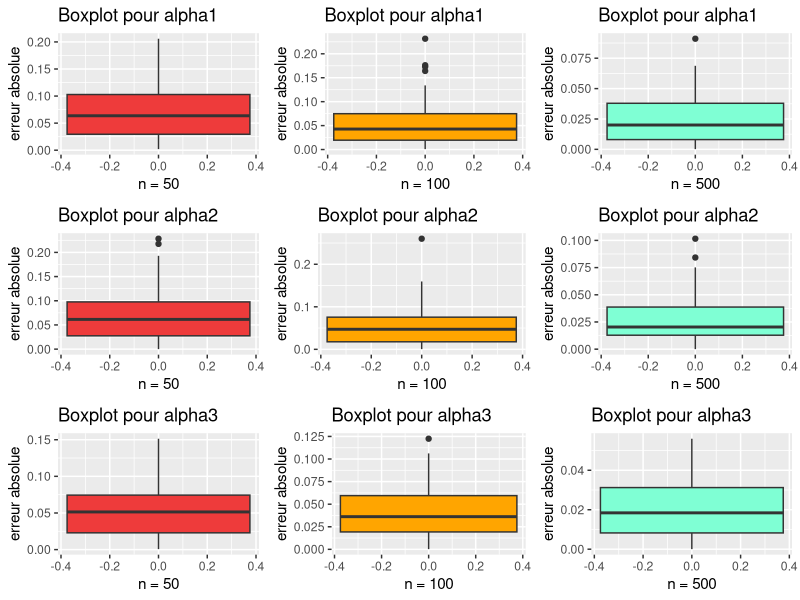
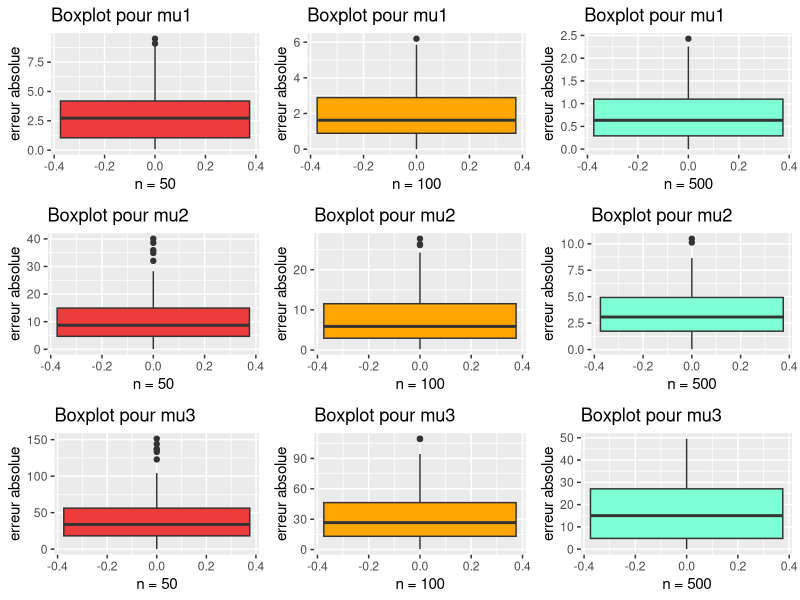
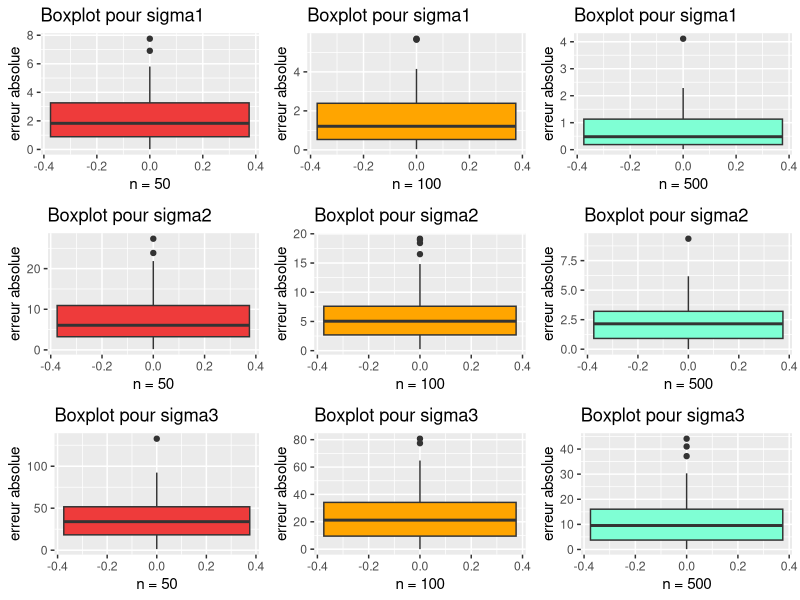
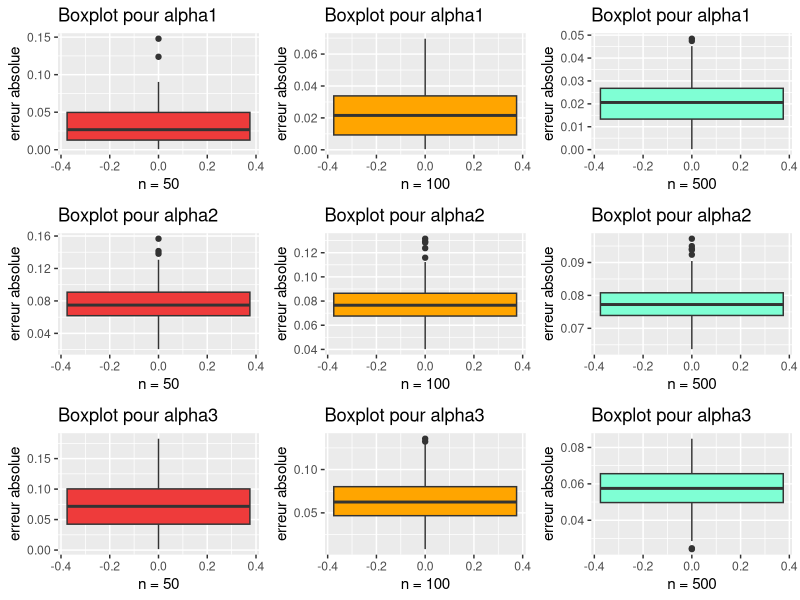
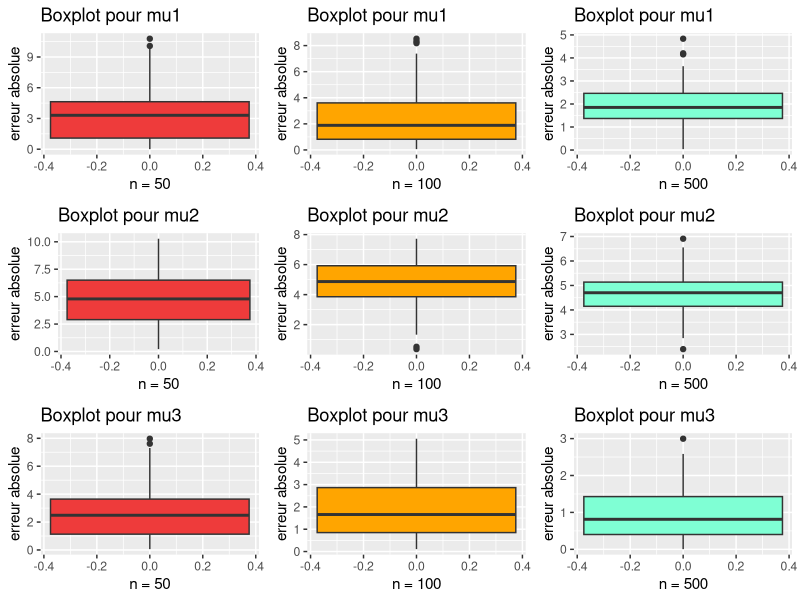
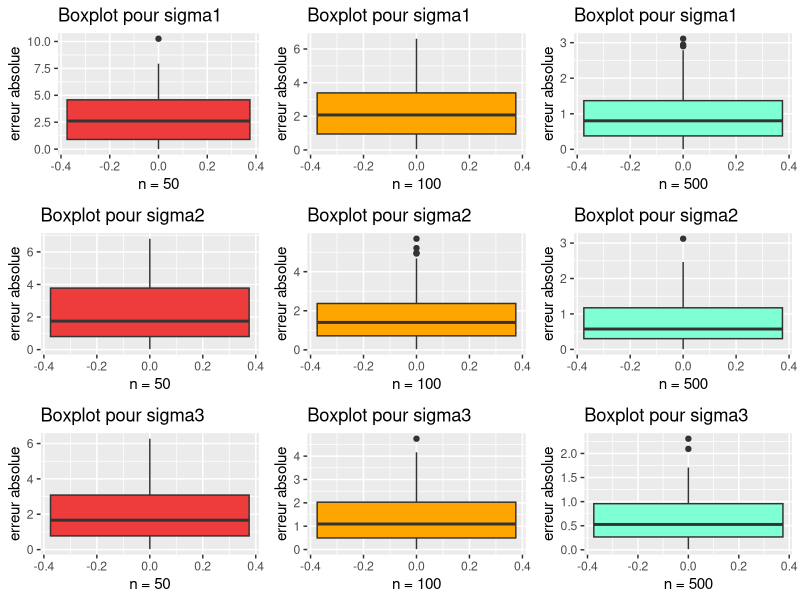

The R script that drew these images, in order: (Note: this script raises an error after producing the figures.)
library(ggplot2)
library(ggpubr)

# Vecteur dans lequel on a stocké les noms des 13 espèces d'oiseaux présentent dans notre document
bird_names = c("European Goldfinch", "Common Linnet", "Common Chaffinch",
               "European Greenfinch", "Eurasian Bullfinch", "Hawfinch",
               "Stonechat", "European Robin", "Whinchat", "Song Thrush",
               "Common Blackbird", "Ring Ouzel", "Mistle Thrush")

# Vecteur dans lequel on a stocké les moyennes respectives des volumes des nids des 13 espèces d'oiseaux
mean_volume = c(38.0, 60.9, 58.3, 74.5, 45.0, 71.6, 91.0, 68.4, 51.9, 288.9,
                293.6, 298.6, 266.1)
# Vecteur dans lequel on a stocké les écarts-types respectifs des volumes des nids des 13 espèces d'oiseaux
sd_volume = c(9.1,  20.8, 15.0,  12.2,  3.8,  12.9,  46.5, 29.8, 27.4, 55.9,
              78.5,  125.1,  56.6)

# Création du dataframe contenant les données sur les 13 nids d'oiseaux
# Chaque ligne du df correspond à une espèce d'oiseau
# Chaque espèce est associée à 2 colonnes qui nous renseignent sur
# le volume moyen des nids associée à cette espèce respectivement
# l'ecart type des nids associées à cette espèce
nest_data = data.frame(bird_names, mean_volume, sd_volume)

# On crée le dataframe regroupant les moyennes et les écarts-types théoriques
# associés aux espèces d'oiseaux choisies par l'utilisateur
# Les espèces choisies sont stockées dans un vecteur pris en paramètre
GetRealParam = function(list_Species){
  v_index = c()
  for (species in list_Species){
    index_sp = which(nest_data$bird_names == species)
    v_index = append(v_index, index_sp)
  }
  return(nest_data[v_index,])
}


# Cette fonction génère aléatoirement un échantillon de taille n issue d'un mélange gaussien
# Les paramètres (alpha, mu et sigma) des différents mélanges gaussiens sont contenus dans data_th
# La fonction prends en argument data_th (le dataframe contenant les paramètres alpha, mu et sigma)
# et n qui indique le nombre de valeurs que l'on souhaite générer aléatoirement
# La fonction retourne un vecteur contenant les n valeurs du mélange gaussien
# qui ont été generées aléatoirement
simulation = function(data_th, n=100){
  X = rep(NA,n) #echantillon
  J = dim(data_th)[1] #nb de mélange
  vect_alpha = data_th[,2]
  vect_mean = data_th[,3]
  vect_sd = data_th[,4]
  for(i in 1:n){
    Z = runif(1)
    if (Z <= vect_alpha[1]){
      X[i] = rnorm(1, vect_mean[1], vect_sd[1])
    }else{
      k = 1
      l = 2
      Bool = FALSE
      cumul_alpha = cumsum(vect_alpha)
      while(Bool == FALSE){
        if((cumul_alpha[k]<=Z) & (cumul_alpha[l]>=Z)){
          Bool = TRUE
          param_index = l
        }
        k = k+1
        l = l+1
      }
      X[i] = rnorm(1, vect_mean[param_index], vect_sd[param_index])
    }
  }
  return(X)
}

# Fonction générant dataframe (vide)
# contenant les valeurs de P_thetat(j|X = X_i) (etape E de l'algo)
# Cette fonction prend en argument n (la taille de l'échantillon)
# Et J le nombre de mélange
param_State_E = function(n, J){
  data_stateE = data.frame(matrix(NA, nrow = n, ncol = J))
  for(j in 1:J){
    names(data_stateE)[j] = paste("H(.,",j,")",sep="")
  }
  return(data_stateE)
}

# Cette fonction est une implémentation de l'algorithme EM
# Elle prend en argument data_init
# (data_init est un dataframe contenant les paramètres (alpha, mu, sigma) initiaux choisis)
# un vecteur X qui est l'échantillon de taille n
# K le nombre d'itérations de l'algorithme EM
# Cette fonction va retourner un dataframe contenant les valeurs des paramètres alpha, mu et sigma
# qui ont été mises à jour après K itérations de l'algorithme EM

algo_EM = function(data_init, X, K){
  J = dim(data_init)[1]
  n = length(X)
  data_stateE = param_State_E(n, J)
  
  for(k in 1:K){
    vect_alpha = data_init[,2] #de longueur J
    vect_mean = data_init[,3]
    vect_sd = data_init[,4]
    v = rep(0,n) #vecteur contenant la somme des des numérateurs de P_thetat(j|X = X_i) 
    #pour chaque valeur de l'echantillon 
    
    # Etape E
    for(j in 1:J){
      # On remplie le taleau param_State_E contenant P_thetat(j|X=X_i)
      data_stateE[,j] = vect_alpha[j]*dnorm(X,vect_mean[j],vect_sd[j])
      v = v+data_stateE[,j]
    }
    for(j in 1:J){
      data_stateE[,j] = data_stateE[,j]/v
    }
    
    # Etape M
    H = data_stateE
    for(col in 2:4){ #on met a jour le data_init
      for(ind in 1:J){
        
        # on met à jour les alpha
        if(col == 2){
          data_init[,col][ind] = mean(H[,ind])
        }
        # on met à jour les mu
        if(col == 3){
          data_init[,col][ind] = (sum(X*H[,ind]))/(sum(H[,ind]))
        } 
        # on met à jour les sigma
        if(col == 4){
          data_init[,col][ind] = sqrt((sum( (X-rep(data_init[,col-1][ind],n))^2
                                            *H[,ind] ))/sum(H[,ind]))
        }
      }
    }
  }
  new_df = data_init
  return(new_df)
}


# Cette fonction calcule l'erreur absolue de tous les paramètres alpha, mu et sigma
# elle calcule la différence en valeur absolue entre la valeur du paramètre estimé
# par l'algorithme EM et la valeur du paramètre théorique
# Elle prend en paramètre data_th le dataframe contenant les paramètres alpha, mu et sigma théoriques
# et Data_EM dataframe contenant les paramètres alpha, mu et sigma estimés par l'algorithme EM
# Cette fonction retourne le dataframe contenant les erreurs absolues de chaque paramètre

calcul_error = function(data_th, data_EM){
  J = dim(data_th)[1]
  df_error = data.frame(error_alpha = rep(NA, J), error_mu = rep(NA, J),
                        error_sigma = rep(NA, J))
  for(c in 2:4){
    df_error[,c-1] = abs(data_th[,c] - data_EM[,c])
  }
  return(df_error)
}


# Cette fonction calcule l'erreur absolue entre les paramètres estimés par l'algo EM
# et les paramètres théoriques pour k echantillons générés aléatoirement
# Elle prend en argument data_th le dataframe contenant les paramètres alpha, mu et sigma théoriques
# data_init le dataframe contenant les paramètres (alpha, mu, sigma) initiaux choisis
# k le nombre d'échantillons que l'on souhaite générer aléatoirement
# n la taille des échantillons (les k échantillons seront de tailles n)
# N le nombre d'iterations de l'algorithme EM
# Elle retourne un dataframe contenant les erreurs absolues de chaque paramètre
# des k échantillons de Monte Carlo
Monte_Carlo = function(data_th, data_init, k, n, N){
  J = dim(data_th)[1]
  df_MonteCarlo = data.frame()
  iteration = c()
  for(i in 1:k){
    X = simulation(data_th, n)
    data_EM = algo_EM(data_init, X, N)
    df_error = calcul_error(data_th, data_EM)
    df_MonteCarlo = rbind((df_MonteCarlo), df_error)
    v_iter = rep(paste("itération",i,sep="_"), J)
    iteration = append(iteration, v_iter)
  }
  df_MonteCarlo = cbind(iteration, df_MonteCarlo)
  return(df_MonteCarlo)
}

#############################################################################
# partie tests
#############################################################################
# On teste l'algorithme EM sur un mélange de 2 gaussiennes

# Choix de 2 espèces European Goldfinch et Ring Ouzel afin d'avoir un mélange
# de 2 gaussiennes
data_test_th = data.frame(bird_names = c("European Goldfinch", "Ring Ouzel")
                          ,proportion_alpha = c(0.3,0.7), mean = c(38, 298.6),
                          sd = c(9.1, 125.1))


# Dataframe des données d'initialisations choisies par l'utilisateur
# On a choisi les espèces suivantes: "European Goldfinch"
# et "Ring Ouzel"
data_test_init = data.frame(bird_names = c("European Goldfinch", "Ring Ouzel"),
                            alpha_init = c(0.2,0.8), mean_init = c(50, 280),
                            sd_init = c(11, 130))

data_test_th
X = simulation(data_test_th,100)
algo_EM(data_test_init,X,50)


# Exemple avec 3 espèces ayant des variables bien séparées
good_dfTestTh3 = data.frame(bird_names = c("European Goldfinch", "Stonechat", "Ring Ouzel")
                    ,proportion_alpha = c(0.3,0.5,0.2),
                    mean_th = c(38.0, 91.0, 298.6),
                    sd_th = c(9.1, 46.5, 125.1))

good_dfTestInit3 = data.frame(bird_names = c("European Goldfinch", "Stonechat", "Ring Ouzel")
                              ,proportion_alpha = c(0.35,0.57,0.13),
                              mean_th = c(44.4, 100, 278.3),
                              sd_th = c(10, 57, 130))


# teste des fonctions simulation et algo_EM pour ce mélange de 3 gaussiennes avec forte séparation
X3 = simulation(good_dfTestTh3, 100)
print(good_dfTestTh3)
algo_EM(good_dfTestInit3, X3, 30)

# on affiche les boxplots pour ce melange de gausiennes avec forte séparation

vect1 <- seq(1, 298, by = 3) # vecteur 1
vect2 <- seq(2, 299, by = 3) # vecteur 2
vect3 <- seq(3, 300, by = 3) # vecteur 3

df_monteCarlo_50 = Monte_Carlo(good_dfTestTh3, good_dfTestInit3, 100, 50, 10)
df_monteCarlo_100 = Monte_Carlo(good_dfTestTh3, good_dfTestInit3, 100, 100, 10)
df_monteCarlo_500 = Monte_Carlo(good_dfTestTh3, good_dfTestInit3, 100, 500, 10)

# Pour les \alpha

a1 = ggplot(df_monteCarlo_50[vect1,], aes(y = df_monteCarlo_50[vect1, 2])) +
  xlab("n = 50") + ylab("erreur absolue") + 
  ggtitle("Boxplot pour alpha1") + geom_boxplot(fill="brown2")
a2 = ggplot(df_monteCarlo_100[vect1,], aes(y = df_monteCarlo_100[vect1, 2])) +
  xlab("n = 100") + ylab("erreur absolue") +
  ggtitle("Boxplot pour alpha1") + geom_boxplot(fill="orange")
a3 = ggplot(df_monteCarlo_500[vect1,], aes(y = df_monteCarlo_500[vect1, 2])) +
  xlab("n = 500") + ylab("erreur absolue") + 
  ggtitle("Boxplot pour alpha1") + geom_boxplot(fill="aquamarine")
a4 = ggplot(df_monteCarlo_50[vect2,], aes(y = df_monteCarlo_50[vect2, 2])) +
  xlab("n = 50") + ylab("erreur absolue") + 
  ggtitle("Boxplot pour alpha2") + geom_boxplot(fill="brown2")
a5 = ggplot(df_monteCarlo_100[vect2,], aes(y = df_monteCarlo_100[vect2, 2])) +
  xlab("n = 100") + ylab("erreur absolue") +
  ggtitle("Boxplot pour alpha2") + geom_boxplot(fill="orange")
a6 = ggplot(df_monteCarlo_500[vect2,], aes(y = df_monteCarlo_500[vect2, 2])) +
  xlab("n = 500") + ylab("erreur absolue") + 
  ggtitle("Boxplot pour alpha2") + geom_boxplot(fill="aquamarine")
a7 = ggplot(df_monteCarlo_50[vect3,], aes(y = df_monteCarlo_50[vect3, 2])) +
  xlab("n = 50") + ylab("erreur absolue") + 
  ggtitle("Boxplot pour alpha3") + geom_boxplot(fill="brown2")
a8 = ggplot(df_monteCarlo_100[vect3,], aes(y = df_monteCarlo_100[vect3, 2])) +
  xlab("n = 100") + ylab("erreur absolue") +
  ggtitle("Boxplot pour alpha3") + geom_boxplot(fill="orange")
a9 = ggplot(df_monteCarlo_500[vect3,], aes(y = df_monteCarlo_500[vect3, 2])) +
  xlab("n = 500") + ylab("erreur absolue") + 
  ggtitle("Boxplot pour alpha3") + geom_boxplot(fill="aquamarine")
ggarrange(a1, a2, a3, a4, a5, a6, a7, a8, a9, ncol = 3, nrow = 3)
# save with width = 800 and height = 1200


# Pour les \mu

m1 = ggplot(df_monteCarlo_50[vect1,], aes(y = df_monteCarlo_50[vect1, 3])) +
  xlab("n = 50") + ylab("erreur absolue") + 
  ggtitle("Boxplot pour mu1") + geom_boxplot(fill="brown2")
m2 = ggplot(df_monteCarlo_100[vect1,], aes(y = df_monteCarlo_100[vect1, 3])) +
  xlab("n = 100") + ylab("erreur absolue") +
  ggtitle("Boxplot pour mu1") + geom_boxplot(fill="orange")
m3 = ggplot(df_monteCarlo_500[vect1,], aes(y = df_monteCarlo_500[vect1, 3])) +
  xlab("n = 500") + ylab("erreur absolue") + 
  ggtitle("Boxplot pour mu1") + geom_boxplot(fill="aquamarine")
m4 = ggplot(df_monteCarlo_50[vect2,], aes(y = df_monteCarlo_50[vect2, 3])) +
  xlab("n = 50") + ylab("erreur absolue") + 
  ggtitle("Boxplot pour mu2") + geom_boxplot(fill="brown2")
m5 = ggplot(df_monteCarlo_100[vect2,], aes(y = df_monteCarlo_100[vect2, 3])) +
  xlab("n = 100") + ylab("erreur absolue") +
  ggtitle("Boxplot pour mu2") + geom_boxplot(fill="orange")
m6 = ggplot(df_monteCarlo_500[vect2,], aes(y = df_monteCarlo_500[vect2, 3])) +
  xlab("n = 500") + ylab("erreur absolue") + 
  ggtitle("Boxplot pour mu2") + geom_boxplot(fill="aquamarine")
m7 = ggplot(df_monteCarlo_50[vect3,], aes(y = df_monteCarlo_50[vect3, 3])) +
  xlab("n = 50") + ylab("erreur absolue") + 
  ggtitle("Boxplot pour mu3") + geom_boxplot(fill="brown2")
m8 = ggplot(df_monteCarlo_100[vect3,], aes(y = df_monteCarlo_100[vect3, 3])) +
  xlab("n = 100") + ylab("erreur absolue") +
  ggtitle("Boxplot pour mu3") + geom_boxplot(fill="orange")
m9 = ggplot(df_monteCarlo_500[vect3,], aes(y = df_monteCarlo_500[vect3, 3])) +
  xlab("n = 500") + ylab("erreur absolue") + 
  ggtitle("Boxplot pour mu3") + geom_boxplot(fill="aquamarine")
ggarrange(m1, m2, m3, m4, m5, m6, m7, m8, m9, ncol = 3, nrow = 3)
# save with width = 800 and height = 1200

# Pour les \sigma

s1 = ggplot(df_monteCarlo_50[vect1,], aes(y = df_monteCarlo_50[vect1, 4])) +
  xlab("n = 50") + ylab("erreur absolue") + 
  ggtitle("Boxplot pour sigma1") + geom_boxplot(fill="brown2")
s2 = ggplot(df_monteCarlo_100[vect1,], aes(y = df_monteCarlo_100[vect1, 4])) +
  xlab("n = 100") + ylab("erreur absolue") +
  ggtitle("Boxplot pour sigma1") + geom_boxplot(fill="orange")
s3 = ggplot(df_monteCarlo_500[vect1,], aes(y = df_monteCarlo_500[vect1, 4])) +
  xlab("n = 500") + ylab("erreur absolue") + 
  ggtitle("Boxplot pour sigma1") + geom_boxplot(fill="aquamarine")
s4 = ggplot(df_monteCarlo_50[vect2,], aes(y = df_monteCarlo_50[vect2, 4])) +
  xlab("n = 50") + ylab("erreur absolue") + 
  ggtitle("Boxplot pour sigma2") + geom_boxplot(fill="brown2")
s5 = ggplot(df_monteCarlo_100[vect2,], aes(y = df_monteCarlo_100[vect2, 4])) +
  xlab("n = 100") + ylab("erreur absolue") +
  ggtitle("Boxplot pour sigma2") + geom_boxplot(fill="orange")
s6 = ggplot(df_monteCarlo_500[vect2,], aes(y = df_monteCarlo_500[vect2, 4])) +
  xlab("n = 500") + ylab("erreur absolue") + 
  ggtitle("Boxplot pour sigma2") + geom_boxplot(fill="aquamarine")
s7 = ggplot(df_monteCarlo_50[vect3,], aes(y = df_monteCarlo_50[vect3, 4])) +
  xlab("n = 50") + ylab("erreur absolue") + 
  ggtitle("Boxplot pour sigma3") + geom_boxplot(fill="brown2")
s8 = ggplot(df_monteCarlo_100[vect3,], aes(y = df_monteCarlo_100[vect3, 4])) +
  xlab("n = 100") + ylab("erreur absolue") +
  ggtitle("Boxplot pour sigma3") + geom_boxplot(fill="orange")
s9 = ggplot(df_monteCarlo_500[vect3,], aes(y = df_monteCarlo_500[vect3, 4])) +
  xlab("n = 500") + ylab("erreur absolue") + 
  ggtitle("Boxplot pour sigma3") + geom_boxplot(fill="aquamarine")
ggarrange(s1, s2, s3, s4, s5, s6, s7, s8, s9, ncol = 3, nrow = 3)


# Exemple avec 3 espèces ayant des variables mal séparées
bad_dfTestTh3 = data.frame(bird_names = c("European Greenfinch", "Hawfinch", "Common Chaffinch")
                           ,proportion_alpha = c(0.28,0.12,0.6),
                           mean_th = c(74.5, 71.6, 58.3),
                           sd_th = c(12.2, 12.9, 15.0))

bad_dfTestInit3 = data.frame(bird_names = c("European Greenfinch", "Hawfinch", "Common Chaffinch")
                             ,proportion_alpha = c(0.3,0.2,0.5),
                             mean_th = c(78.3, 69.7, 60),
                             sd_th = c(11.8, 13.3, 17))


# teste des fonctions simulation et algo_EM pour ce mélange de 3 gaussiennes avec faible séparation
X3_bad = simulation(bad_dfTestTh3, 100)
print(bad_dfTestTh3)
algo_EM(bad_dfTestInit3, X3_bad, 30)

# on affiche les boxplots pour ce melange de gausiennes avec faible séparation

vect1 <- seq(1, 298, by = 3) # vecteur 1
vect2 <- seq(2, 299, by = 3) # vecteur 2
vect3 <- seq(3, 300, by = 3) # vecteur 3

df_monteCarloBad_50 = Monte_Carlo(bad_dfTestTh3, bad_dfTestInit3, 100, 50, 10)
df_monteCarloBad_100 = Monte_Carlo(bad_dfTestTh3, bad_dfTestInit3, 100, 100, 10)
df_monteCarloBad_500 = Monte_Carlo(bad_dfTestTh3, bad_dfTestInit3, 100, 500, 10)

# Pour les \alpha

ab1 = ggplot(df_monteCarloBad_50[vect1,], aes(y = df_monteCarloBad_50[vect1, 2])) +
  xlab("n = 50") + ylab("erreur absolue") + 
  ggtitle("Boxplot pour alpha1") + geom_boxplot(fill="brown2")
ab2 = ggplot(df_monteCarloBad_100[vect1,], aes(y = df_monteCarloBad_100[vect1, 2])) +
  xlab("n = 100") + ylab("erreur absolue") +
  ggtitle("Boxplot pour alpha1") + geom_boxplot(fill="orange")
ab3 = ggplot(df_monteCarloBad_500[vect1,], aes(y = df_monteCarloBad_500[vect1, 2])) +
  xlab("n = 500") + ylab("erreur absolue") + 
  ggtitle("Boxplot pour alpha1") + geom_boxplot(fill="aquamarine")
ab4 = ggplot(df_monteCarloBad_50[vect2,], aes(y = df_monteCarloBad_50[vect2, 2])) +
  xlab("n = 50") + ylab("erreur absolue") + 
  ggtitle("Boxplot pour alpha2") + geom_boxplot(fill="brown2")
ab5 = ggplot(df_monteCarloBad_100[vect2,], aes(y = df_monteCarloBad_100[vect2, 2])) +
  xlab("n = 100") + ylab("erreur absolue") +
  ggtitle("Boxplot pour alpha2") + geom_boxplot(fill="orange")
ab6 = ggplot(df_monteCarloBad_500[vect2,], aes(y = df_monteCarloBad_500[vect2, 2])) +
  xlab("n = 500") + ylab("erreur absolue") + 
  ggtitle("Boxplot pour alpha2") + geom_boxplot(fill="aquamarine")
ab7 = ggplot(df_monteCarloBad_50[vect3,], aes(y = df_monteCarloBad_50[vect3, 2])) +
  xlab("n = 50") + ylab("erreur absolue") + 
  ggtitle("Boxplot pour alpha3") + geom_boxplot(fill="brown2")
ab8 = ggplot(df_monteCarloBad_100[vect3,], aes(y = df_monteCarloBad_100[vect3, 2])) +
  xlab("n = 100") + ylab("erreur absolue") +
  ggtitle("Boxplot pour alpha3") + geom_boxplot(fill="orange")
ab9 = ggplot(df_monteCarloBad_500[vect3,], aes(y = df_monteCarloBad_500[vect3, 2])) +
  xlab("n = 500") + ylab("erreur absolue") + 
  ggtitle("Boxplot pour alpha3") + geom_boxplot(fill="aquamarine")
ggarrange(ab1, ab2, ab3, ab4, ab5, ab6, ab7, ab8, ab9, ncol = 3, nrow = 3)


# Pour les \mu

mb1 = ggplot(df_monteCarloBad_50[vect1,], aes(y = df_monteCarloBad_50[vect1, 3])) +
  xlab("n = 50") + ylab("erreur absolue") + 
  ggtitle("Boxplot pour mu1") + geom_boxplot(fill="brown2")
mb2 = ggplot(df_monteCarloBad_100[vect1,], aes(y = df_monteCarloBad_100[vect1, 3])) +
  xlab("n = 100") + ylab("erreur absolue") +
  ggtitle("Boxplot pour mu1") + geom_boxplot(fill="orange")
mb3 = ggplot(df_monteCarloBad_500[vect1,], aes(y = df_monteCarloBad_500[vect1, 3])) +
  xlab("n = 500") + ylab("erreur absolue") + 
  ggtitle("Boxplot pour mu1") + geom_boxplot(fill="aquamarine")
mb4 = ggplot(df_monteCarloBad_50[vect2,], aes(y = df_monteCarloBad_50[vect2, 3])) +
  xlab("n = 50") + ylab("erreur absolue") + 
  ggtitle("Boxplot pour mu2") + geom_boxplot(fill="brown2")
mb5 = ggplot(df_monteCarloBad_100[vect2,], aes(y = df_monteCarloBad_100[vect2, 3])) +
  xlab("n = 100") + ylab("erreur absolue") +
  ggtitle("Boxplot pour mu2") + geom_boxplot(fill="orange")
mb6 = ggplot(df_monteCarloBad_500[vect2,], aes(y = df_monteCarloBad_500[vect2, 3])) +
  xlab("n = 500") + ylab("erreur absolue") + 
  ggtitle("Boxplot pour mu2") + geom_boxplot(fill="aquamarine")
mb7 = ggplot(df_monteCarloBad_50[vect3,], aes(y = df_monteCarloBad_50[vect3, 3])) +
  xlab("n = 50") + ylab("erreur absolue") + 
  ggtitle("Boxplot pour mu3") + geom_boxplot(fill="brown2")
mb8 = ggplot(df_monteCarloBad_100[vect3,], aes(y = df_monteCarloBad_100[vect3, 3])) +
  xlab("n = 100") + ylab("erreur absolue") +
  ggtitle("Boxplot pour mu3") + geom_boxplot(fill="orange")
mb9 = ggplot(df_monteCarloBad_500[vect3,], aes(y = df_monteCarloBad_500[vect3, 3])) +
  xlab("n = 500") + ylab("erreur absolue") + 
  ggtitle("Boxplot pour mu3") + geom_boxplot(fill="aquamarine")
ggarrange(mb1, mb2, mb3, mb4, mb5, mb6, mb7, mb8, mb9, ncol = 3, nrow = 3)


# Pour les \sigma

sb1 = ggplot(df_monteCarloBad_50[vect1,], aes(y = df_monteCarloBad_50[vect1, 4])) +
  xlab("n = 50") + ylab("erreur absolue") + 
  ggtitle("Boxplot pour sigma1") + geom_boxplot(fill="brown2")
sb2 = ggplot(df_monteCarloBad_100[vect1,], aes(y = df_monteCarloBad_100[vect1, 4])) +
  xlab("n = 100") + ylab("erreur absolue") +
  ggtitle("Boxplot pour sigma1") + geom_boxplot(fill="orange")
sb3 = ggplot(df_monteCarloBad_500[vect1,], aes(y = df_monteCarloBad_500[vect1, 4])) +
  xlab("n = 500") + ylab("erreur absolue") + 
  ggtitle("Boxplot pour sigma1") + geom_boxplot(fill="aquamarine")
sb4 = ggplot(df_monteCarloBad_50[vect2,], aes(y = df_monteCarloBad_50[vect2, 4])) +
  xlab("n = 50") + ylab("erreur absolue") + 
  ggtitle("Boxplot pour sigma2") + geom_boxplot(fill="brown2")
sb5 = ggplot(df_monteCarloBad_100[vect2,], aes(y = df_monteCarloBad_100[vect2, 4])) +
  xlab("n = 100") + ylab("erreur absolue") +
  ggtitle("Boxplot pour sigma2") + geom_boxplot(fill="orange")
sb6 = ggplot(df_monteCarloBad_500[vect2,], aes(y = df_monteCarloBad_500[vect2, 4])) +
  xlab("n = 500") + ylab("erreur absolue") + 
  ggtitle("Boxplot pour sigma2") + geom_boxplot(fill="aquamarine")
sb7 = ggplot(df_monteCarloBad_50[vect3,], aes(y = df_monteCarloBad_50[vect3, 4])) +
  xlab("n = 50") + ylab("erreur absolue") + 
  ggtitle("Boxplot pour sigma3") + geom_boxplot(fill="brown2")
sb8 = ggplot(df_monteCarloBad_100[vect3,], aes(y = df_monteCarloBad_100[vect3, 4])) +
  xlab("n = 100") + ylab("erreur absolue") +
  ggtitle("Boxplot pour sigma3") + geom_boxplot(fill="orange")
sb9 = ggplot(df_monteCarloBad_500[vect3,], aes(y = df_monteCarloBad_500[vect3, 4])) +
  xlab("n = 500") + ylab("erreur absolue") + 
  ggtitle("Boxplot pour sigma3") + geom_boxplot(fill="aquamarine")
ggarrange(sb1, sb2, sb3, sb4, sb5, sb6, sb7, sb8, sb9, ncol = 3, nrow = 3)

# teste des fonctions simulation et algo_EM pour ce mélange de 4 gaussiennes
X4 = simulation(df_th4, 100)
print(df_th4)
algo_EM(data_init4, X4, 30)


# Boxplots

# vect1 <- seq(1, 298, by = 3) # vecteur 1
# vect2 <- seq(2, 299, by = 3) # vecteur 2
# vect3 <- seq(3, 300, by = 3) # vecteur 3



# Pour les \alpha
# df_monteCarlo_50 = Monte_Carlo(df_th3, data_init3, 100, 50, 10)
# df_monteCarlo_100 = Monte_Carlo(df_th3, data_init3, 100, 100, 10)
# df_monteCarlo_500 = Monte_Carlo(df_th3, data_init3, 100, 500, 10)
# par(mfrow = c(3,3))
# boxplot(df_monteCarlo_50[vect1, 2]) # \alpha_1
# boxplot(df_monteCarlo_100[vect1, 2]) # \alpha_1
# boxplot(df_monteCarlo_500[vect1, 2]) # \alpha_1
# boxplot(df_monteCarlo_50[vect2, 2]) # \alpha_2
# boxplot(df_monteCarlo_100[vect2, 2]) # \alpha_2
# boxplot(df_monteCarlo_500[vect2, 2]) # \alpha_2
# boxplot(df_monteCarlo_50[vect3, 2]) # \alpha_3
# boxplot(df_monteCarlo_100[vect3, 2]) # \alpha_3
# boxplot(df_monteCarlo_500[vect3, 2]) # \alpha_3



# Pour les \mu
# df_monteCarlo_50 = Monte_Carlo(df_th3, data_init3, 100, 50, 10)
# df_monteCarlo_100 = Monte_Carlo(df_th3, data_init3, 100, 100, 10)
# df_monteCarlo_500 = Monte_Carlo(df_th3, data_init3, 100, 500, 10)
# par(mfrow = c(3,3))
# boxplot(df_monteCarlo_50[vect1, 3]) # \mu_1
# boxplot(df_monteCarlo_100[vect1, 3]) # \mu_1
# boxplot(df_monteCarlo_500[vect1, 3]) # \mu_1
# boxplot(df_monteCarlo_50[vect2, 3]) # \mu_2
# boxplot(df_monteCarlo_100[vect2, 3]) # \mu_2
# boxplot(df_monteCarlo_500[vect2, 3]) # \mu_2
# boxplot(df_monteCarlo_50[vect3, 3]) # \mu_3
# boxplot(df_monteCarlo_100[vect3, 3]) # \mu_3
# boxplot(df_monteCarlo_500[vect3, 3]) # \mu_3

# Pour les \sigma
# df_monteCarlo_50 = Monte_Carlo(df_th3, data_init3, 100, 50, 10)
# df_monteCarlo_100 = Monte_Carlo(df_th3, data_init3, 100, 100, 10)
# df_monteCarlo_500 = Monte_Carlo(df_th3, data_init3, 100, 500, 10)
# par(mfrow = c(3,3))
# boxplot(df_monteCarlo_50[vect1, 4]) # \sigma_1
# boxplot(df_monteCarlo_100[vect1, 4]) # \sigma_1
# boxplot(df_monteCarlo_500[vect1, 4]) # \sigma_1
# boxplot(df_monteCarlo_50[vect2, 4]) # \sigma_2
# boxplot(df_monteCarlo_100[vect2, 4]) # \sigma_2
# boxplot(df_monteCarlo_500[vect2, 4]) # \sigma_2
# boxplot(df_monteCarlo_50[vect3, 4]) # \sigma_3
# boxplot(df_monteCarlo_100[vect3, 4]) # \sigma_3
# boxplot(df_monteCarlo_500[vect3, 4]) # \sigma_3



# Pour les \v_j
# df_monteCarlo_50 = Monte_Carlo(data_test_th, data_test_init, 100, 50, 10)
# df_monteCarlo_100 = Monte_Carlo(data_test_th, data_test_init, 100, 100, 10)
# df_monteCarlo_500 = Monte_Carlo(data_test_th, data_test_init, 100, 500, 10)
# par(mfrow = c(2,3))
# boxplot(df_monteCarlo_50[vectp, 4]) # \v_1
# boxplot(df_monteCarlo_100[vectp, 4]) # \v_1
# boxplot(df_monteCarlo_500[vectp, 4]) # \v_1
# boxplot(df_monteCarlo_50[vecti, 4]) # \v_2
# boxplot(df_monteCarlo_100[vecti, 4]) # \v_2
# boxplot(df_monteCarlo_500[vecti, 4]) # \v_2
